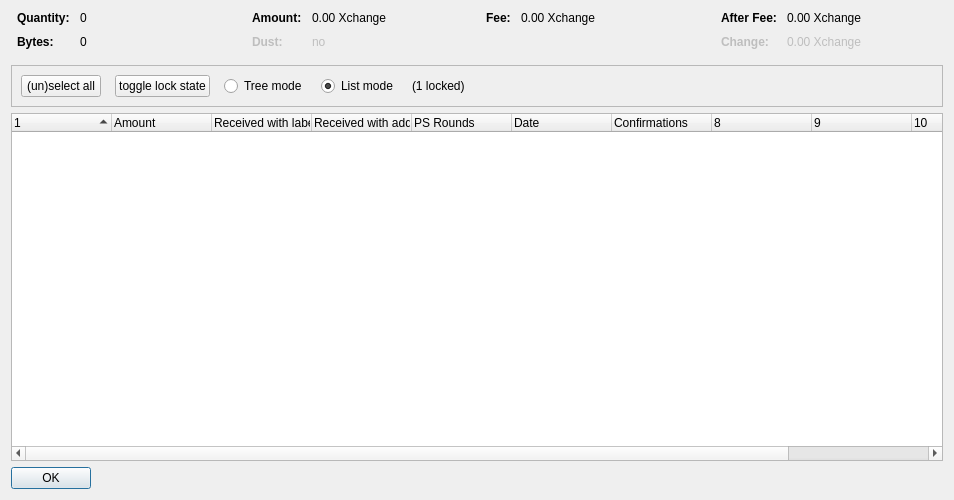
<?xml version="1.0" encoding="UTF-8"?>
<ui version="4.0">
 <class>CoinControlDialog</class>
 <widget class="QDialog" name="CoinControlDialog">
  <property name="geometry">
   <rect>
    <x>0</x>
    <y>0</y>
    <width>954</width>
    <height>500</height>
   </rect>
  </property>
  <property name="windowTitle">
   <string>Coin Selection</string>
  </property>
  <layout class="QVBoxLayout" name="verticalLayout">
   <item>
    <layout class="QHBoxLayout" name="horizontalLayoutTop" stretch="0,0,0,0">
     <property name="topMargin">
      <number>0</number>
     </property>
     <property name="bottomMargin">
      <number>10</number>
     </property>
     <item>
      <layout class="QFormLayout" name="formLayoutCoinControl1">
       <property name="horizontalSpacing">
        <number>10</number>
       </property>
       <property name="verticalSpacing">
        <number>10</number>
       </property>
       <property name="leftMargin">
        <number>6</number>
       </property>
       <property name="rightMargin">
        <number>6</number>
       </property>
       <item row="0" column="0">
        <widget class="QLabel" name="labelCoinControlQuantityText">
         <property name="font">
          <font>
           <weight>75</weight>
           <bold>true</bold>
          </font>
         </property>
         <property name="text">
          <string>Quantity:</string>
         </property>
        </widget>
       </item>
       <item row="0" column="1">
        <widget class="QLabel" name="labelCoinControlQuantity">
         <property name="cursor">
          <cursorShape>IBeamCursor</cursorShape>
         </property>
         <property name="contextMenuPolicy">
          <enum>Qt::ActionsContextMenu</enum>
         </property>
         <property name="text">
          <string notr="true">0</string>
         </property>
         <property name="textInteractionFlags">
          <set>Qt::LinksAccessibleByMouse|Qt::TextSelectableByKeyboard|Qt::TextSelectableByMouse</set>
         </property>
        </widget>
       </item>
       <item row="1" column="0">
        <widget class="QLabel" name="labelCoinControlBytesText">
         <property name="font">
          <font>
           <weight>75</weight>
           <bold>true</bold>
          </font>
         </property>
         <property name="text">
          <string>Bytes:</string>
         </property>
        </widget>
       </item>
       <item row="1" column="1">
        <widget class="QLabel" name="labelCoinControlBytes">
         <property name="cursor">
          <cursorShape>IBeamCursor</cursorShape>
         </property>
         <property name="contextMenuPolicy">
          <enum>Qt::ActionsContextMenu</enum>
         </property>
         <property name="text">
          <string notr="true">0</string>
         </property>
         <property name="textInteractionFlags">
          <set>Qt::LinksAccessibleByMouse|Qt::TextSelectableByKeyboard|Qt::TextSelectableByMouse</set>
         </property>
        </widget>
       </item>
      </layout>
     </item>
     <item>
      <layout class="QFormLayout" name="formLayoutCoinControl2">
       <property name="horizontalSpacing">
        <number>10</number>
       </property>
       <property name="verticalSpacing">
        <number>10</number>
       </property>
       <property name="leftMargin">
        <number>6</number>
       </property>
       <property name="rightMargin">
        <number>6</number>
       </property>
       <item row="0" column="0">
        <widget class="QLabel" name="labelCoinControlAmountText">
         <property name="font">
          <font>
           <weight>75</weight>
           <bold>true</bold>
          </font>
         </property>
         <property name="text">
          <string>Amount:</string>
         </property>
        </widget>
       </item>
       <item row="0" column="1">
        <widget class="QLabel" name="labelCoinControlAmount">
         <property name="cursor">
          <cursorShape>IBeamCursor</cursorShape>
         </property>
         <property name="contextMenuPolicy">
          <enum>Qt::ActionsContextMenu</enum>
         </property>
         <property name="text">
          <string notr="true">0.00 Xchange</string>
         </property>
         <property name="textInteractionFlags">
          <set>Qt::LinksAccessibleByMouse|Qt::TextSelectableByKeyboard|Qt::TextSelectableByMouse</set>
         </property>
        </widget>
       </item>
       <item row="1" column="0">
        <widget class="QLabel" name="labelCoinControlLowOutputText">
         <property name="enabled">
          <bool>false</bool>
         </property>
         <property name="font">
          <font>
           <weight>75</weight>
           <bold>true</bold>
          </font>
         </property>
         <property name="text">
          <string>Dust:</string>
         </property>
        </widget>
       </item>
       <item row="1" column="1">
        <widget class="QLabel" name="labelCoinControlLowOutput">
         <property name="enabled">
          <bool>false</bool>
         </property>
         <property name="cursor">
          <cursorShape>IBeamCursor</cursorShape>
         </property>
         <property name="contextMenuPolicy">
          <enum>Qt::ActionsContextMenu</enum>
         </property>
         <property name="text">
          <string notr="true">no</string>
         </property>
         <property name="textInteractionFlags">
          <set>Qt::LinksAccessibleByMouse|Qt::TextSelectableByKeyboard|Qt::TextSelectableByMouse</set>
         </property>
        </widget>
       </item>
      </layout>
     </item>
     <item>
      <layout class="QFormLayout" name="formLayoutCoinControl3">
       <property name="horizontalSpacing">
        <number>10</number>
       </property>
       <property name="verticalSpacing">
        <number>10</number>
       </property>
       <property name="leftMargin">
        <number>6</number>
       </property>
       <property name="rightMargin">
        <number>6</number>
       </property>
       <item row="0" column="0">
        <widget class="QLabel" name="labelCoinControlFeeText">
         <property name="font">
          <font>
           <weight>75</weight>
           <bold>true</bold>
          </font>
         </property>
         <property name="text">
          <string>Fee:</string>
         </property>
        </widget>
       </item>
       <item row="0" column="1">
        <widget class="QLabel" name="labelCoinControlFee">
         <property name="cursor">
          <cursorShape>IBeamCursor</cursorShape>
         </property>
         <property name="contextMenuPolicy">
          <enum>Qt::ActionsContextMenu</enum>
         </property>
         <property name="text">
          <string notr="true">0.00 Xchange</string>
         </property>
         <property name="textInteractionFlags">
          <set>Qt::LinksAccessibleByMouse|Qt::TextSelectableByKeyboard|Qt::TextSelectableByMouse</set>
         </property>
        </widget>
       </item>
      </layout>
     </item>
     <item>
      <layout class="QFormLayout" name="formLayoutCoinControl4">
       <property name="horizontalSpacing">
        <number>10</number>
       </property>
       <property name="verticalSpacing">
        <number>10</number>
       </property>
       <property name="leftMargin">
        <number>6</number>
       </property>
       <property name="rightMargin">
        <number>6</number>
       </property>
       <item row="0" column="0">
        <widget class="QLabel" name="labelCoinControlAfterFeeText">
         <property name="font">
          <font>
           <weight>75</weight>
           <bold>true</bold>
          </font>
         </property>
         <property name="text">
          <string>After Fee:</string>
         </property>
        </widget>
       </item>
       <item row="0" column="1">
        <widget class="QLabel" name="labelCoinControlAfterFee">
         <property name="cursor">
          <cursorShape>IBeamCursor</cursorShape>
         </property>
         <property name="contextMenuPolicy">
          <enum>Qt::ActionsContextMenu</enum>
         </property>
         <property name="text">
          <string notr="true">0.00 Xchange</string>
         </property>
         <property name="textInteractionFlags">
          <set>Qt::LinksAccessibleByMouse|Qt::TextSelectableByKeyboard|Qt::TextSelectableByMouse</set>
         </property>
        </widget>
       </item>
       <item row="1" column="0">
        <widget class="QLabel" name="labelCoinControlChangeText">
         <property name="enabled">
          <bool>false</bool>
         </property>
         <property name="font">
          <font>
           <weight>75</weight>
           <bold>true</bold>
          </font>
         </property>
         <property name="text">
          <string>Change:</string>
         </property>
        </widget>
       </item>
       <item row="1" column="1">
        <widget class="QLabel" name="labelCoinControlChange">
         <property name="enabled">
          <bool>false</bool>
         </property>
         <property name="cursor">
          <cursorShape>IBeamCursor</cursorShape>
         </property>
         <property name="contextMenuPolicy">
          <enum>Qt::ActionsContextMenu</enum>
         </property>
         <property name="text">
          <string notr="true">0.00 Xchange</string>
         </property>
         <property name="textInteractionFlags">
          <set>Qt::LinksAccessibleByMouse|Qt::TextSelectableByKeyboard|Qt::TextSelectableByMouse</set>
         </property>
        </widget>
       </item>
      </layout>
     </item>
    </layout>
   </item>
   <item>
    <widget class="QFrame" name="frame">
     <property name="minimumSize">
      <size>
       <width>0</width>
       <height>40</height>
      </size>
     </property>
     <property name="frameShape">
      <enum>QFrame::StyledPanel</enum>
     </property>
     <property name="frameShadow">
      <enum>QFrame::Sunken</enum>
     </property>
     <layout class="QHBoxLayout" name="horizontalLayout">
      <item>
       <layout class="QHBoxLayout" name="horizontalLayoutPanel" stretch="0,0,0,0,0,0">
        <property name="spacing">
         <number>14</number>
        </property>
        <item>
         <widget class="QPushButton" name="pushButtonSelectAll">
          <property name="sizePolicy">
           <sizepolicy hsizetype="Maximum" vsizetype="Fixed">
            <horstretch>0</horstretch>
            <verstretch>0</verstretch>
           </sizepolicy>
          </property>
          <property name="text">
           <string>(un)select all</string>
          </property>
          <property name="autoDefault">
           <bool>false</bool>
          </property>
         </widget>
        </item>
        <item>
         <widget class="QPushButton" name="pushButtonToggleLock">
          <property name="sizePolicy">
           <sizepolicy hsizetype="Maximum" vsizetype="Fixed">
            <horstretch>0</horstretch>
            <verstretch>0</verstretch>
           </sizepolicy>
          </property>
          <property name="text">
           <string>toggle lock state</string>
          </property>
          <property name="autoDefault">
           <bool>false</bool>
          </property>
         </widget>
        </item>
        <item>
         <widget class="QRadioButton" name="radioTreeMode">
          <property name="sizePolicy">
           <sizepolicy hsizetype="Maximum" vsizetype="Fixed">
            <horstretch>0</horstretch>
            <verstretch>0</verstretch>
           </sizepolicy>
          </property>
          <property name="text">
           <string>Tree mode</string>
          </property>
         </widget>
        </item>
        <item>
         <widget class="QRadioButton" name="radioListMode">
          <property name="sizePolicy">
           <sizepolicy hsizetype="Maximum" vsizetype="Fixed">
            <horstretch>0</horstretch>
            <verstretch>0</verstretch>
           </sizepolicy>
          </property>
          <property name="text">
           <string>List mode</string>
          </property>
          <property name="checked">
           <bool>true</bool>
          </property>
         </widget>
        </item>
        <item>
         <widget class="QLabel" name="labelLocked">
          <property name="text">
           <string>(1 locked)</string>
          </property>
         </widget>
        </item>
        <item>
         <spacer name="horizontalSpacer">
          <property name="orientation">
           <enum>Qt::Horizontal</enum>
          </property>
          <property name="sizeHint" stdset="0">
           <size>
            <width>40</width>
            <height>20</height>
           </size>
          </property>
         </spacer>
        </item>
       </layout>
      </item>
     </layout>
    </widget>
   </item>
   <item>
    <widget class="CoinControlTreeWidget" name="treeWidget">
     <property name="contextMenuPolicy">
      <enum>Qt::CustomContextMenu</enum>
     </property>
     <property name="sortingEnabled">
      <bool>false</bool>
     </property>
     <property name="columnCount">
      <number>11</number>
     </property>
     <attribute name="headerShowSortIndicator" stdset="0">
      <bool>true</bool>
     </attribute>
     <attribute name="headerStretchLastSection">
      <bool>false</bool>
     </attribute>
     <column>
      <property name="text">
       <string/>
      </property>
     </column>
     <column>
      <property name="text">
       <string>Amount</string>
      </property>
     </column>
     <column>
      <property name="text">
       <string>Received with label</string>
      </property>
     </column>
     <column>
      <property name="text">
       <string>Received with address</string>
      </property>
     </column>
     <column>
      <property name="text">
       <string>PS Rounds</string>
      </property>
     </column>
     <column>
      <property name="text">
       <string>Date</string>
      </property>
     </column>
     <column>
      <property name="text">
       <string>Confirmations</string>
      </property>
      <property name="toolTip">
       <string>Confirmed</string>
      </property>
     </column>
     <column>
      <property name="text">
       <string/>
      </property>
     </column>
     <column>
      <property name="text">
       <string/>
      </property>
     </column>
     <column>
      <property name="text">
       <string/>
      </property>
     </column>
     <column>
      <property name="text">
       <string/>
      </property>
     </column>
    </widget>
   </item>
   <item>
    <widget class="QDialogButtonBox" name="buttonBox">
     <property name="sizePolicy">
      <sizepolicy hsizetype="Maximum" vsizetype="Fixed">
       <horstretch>0</horstretch>
       <verstretch>0</verstretch>
      </sizepolicy>
     </property>
     <property name="orientation">
      <enum>Qt::Horizontal</enum>
     </property>
     <property name="standardButtons">
      <set>QDialogButtonBox::Ok</set>
     </property>
    </widget>
   </item>
  </layout>
 </widget>
 <customwidgets>
  <customwidget>
   <class>CoinControlTreeWidget</class>
   <extends>QTreeWidget</extends>
   <header>coincontroltreewidget.h</header>
  </customwidget>
 </customwidgets>
 <resources/>
 <connections/>
</ui>
